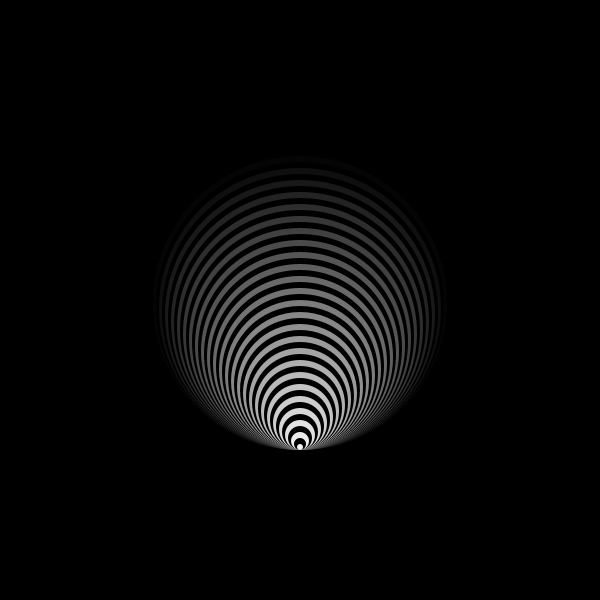
Frame 1 (no input)
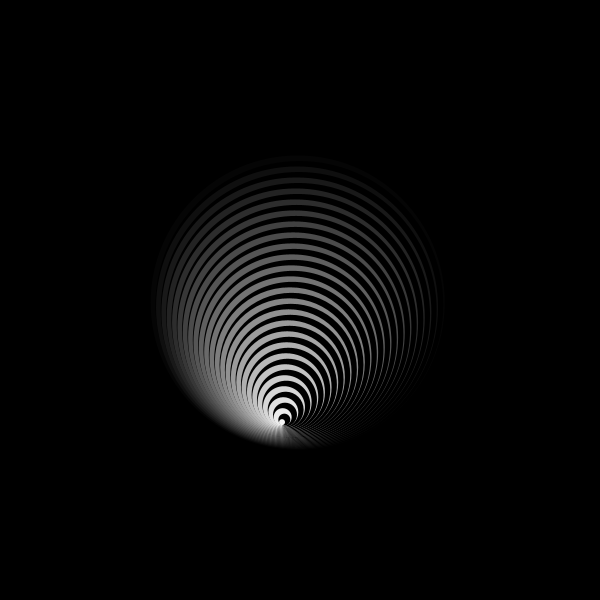
Frame 60 (the mouse pressed at the canvas centre just before this capture)
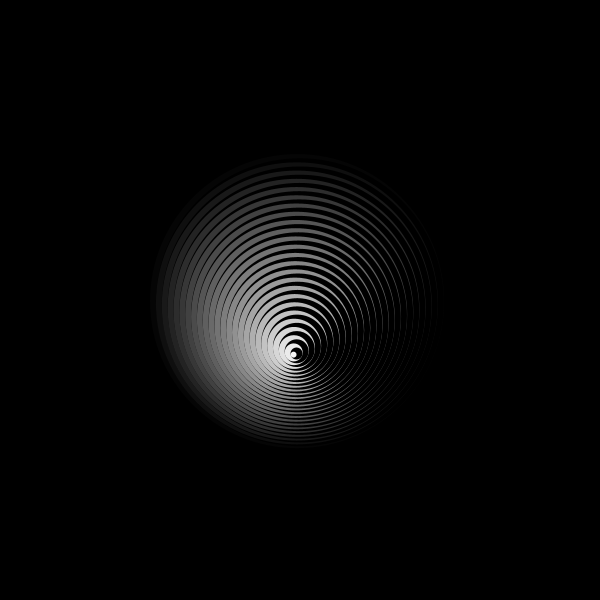
Frame 120 (the mouse held since frame 60 and released just before this capture)

The Processing sketch that drew these frames (run headless with seeded random() and noise(); from frame 60 on, the mouse is pressed at the canvas centre):

// Processing sketch: sketch_222
// ── sketch_222.pde
float a;
float t = 0;
float eye_scale;
Eye[] eyes = new Eye[50];

void setup() {
  size(600, 600);
  background(0);
  ellipseMode(RADIUS);
  rectMode(CENTER);
  pixelDensity(2);
  noStroke();
  noCursor();

  eye_scale =  (width/2)/eyes.length;
  eyes[0] = new Eye(width/2, height/2, width/4, eye_scale);
}

void draw() {
  background(0);
  fill(255);

  eyes[0].display(0);

  for (int i=1; i<eyes.length; i++) {
    if (i%2==0) {
      eyes[i] = new Eye(eyes[i-1].nextx(a), eyes[i-1].nexty(a), eyes[i-1].nextr(), eye_scale);
      eyes[i].display(0);
    } else {
      eyes[i] = new Eye(eyes[i-1].nextx(-t), eyes[i-1].nexty(-a), eyes[i-1].nextr(), eye_scale);
      eyes[i].display(i*5);
    }
  }

  t += 0.015;
  a += 0.01;
}
// ── Eye.pde
class Eye {
  float ex, ey, er;
  float scale;
  
  Eye(float ex_, float ey_, float er_, float scale_) {
    ex = ex_;
    ey = ey_;
    er = er_;
    scale = scale_;
  }

  void display(float col) {
    fill(col);
    ellipse(ex, ey, er, er);
  }
  float nextx(float angle) {
    return sin(angle)*(scale/2)+ex;
  }
  float nexty(float angle) {
    return cos(angle)*(scale/2)+ey;
  }
  float nextr() {
    return er-scale/2;
  }
}
